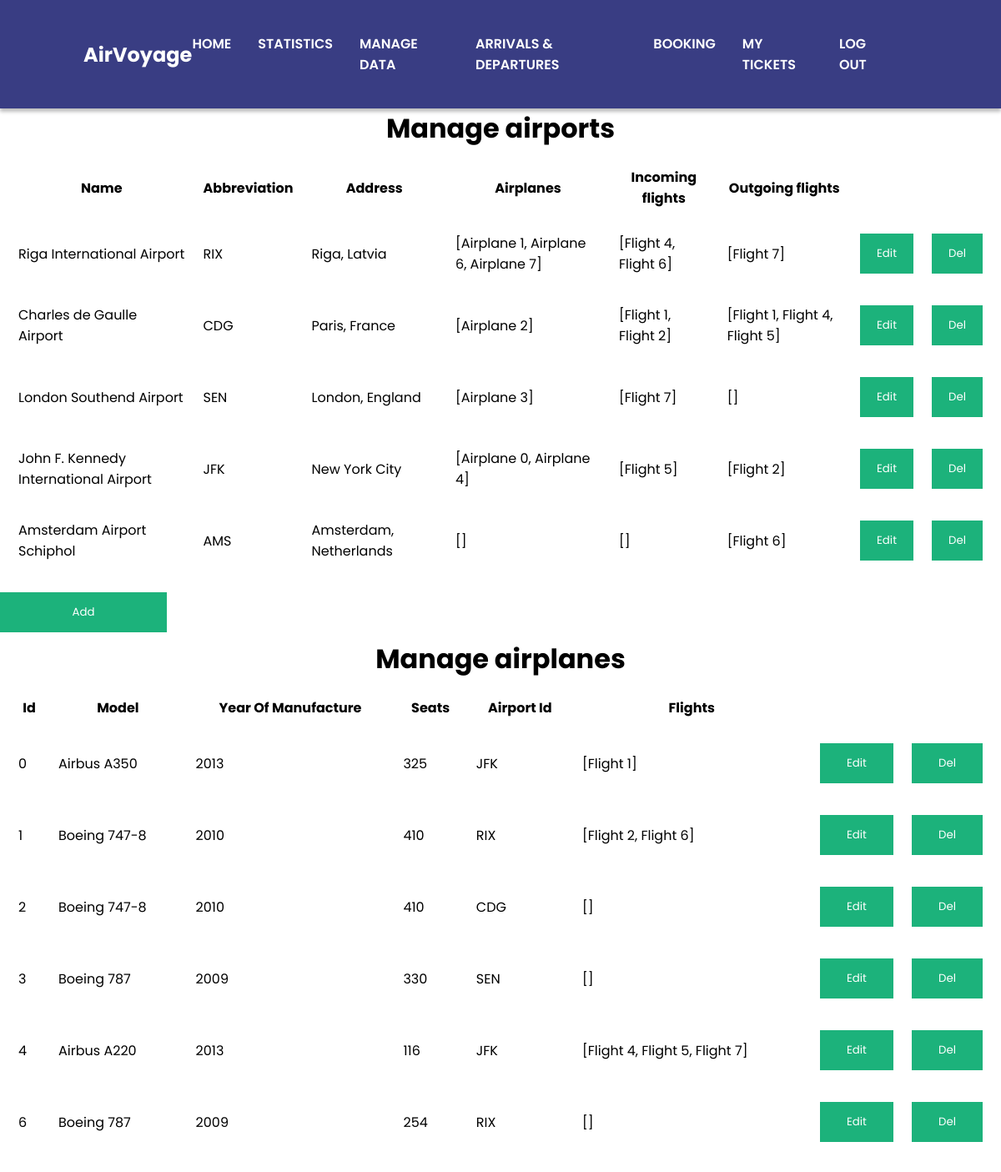
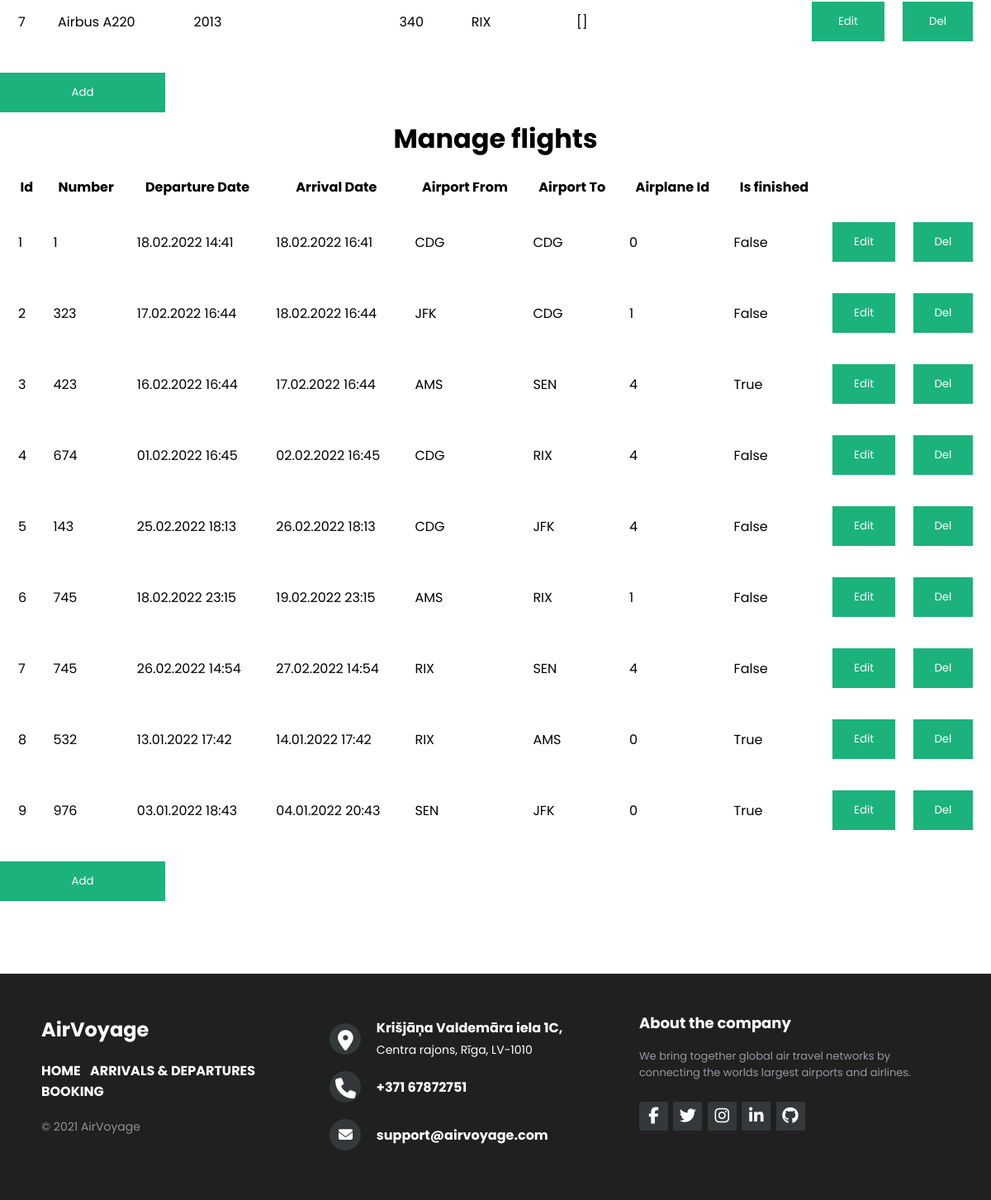
Before: /data (signed in) with the older database file (2 pictures, top to bottom).
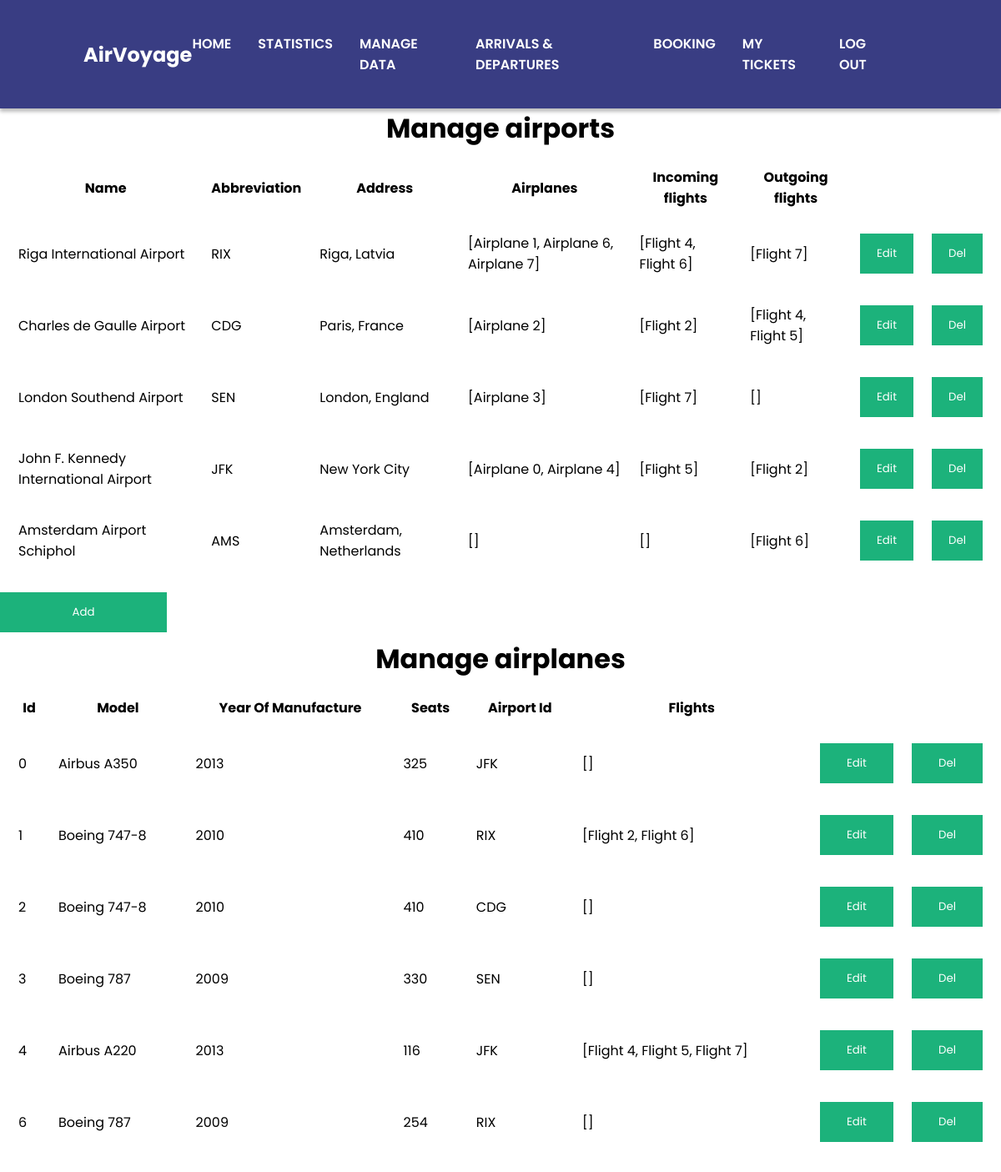
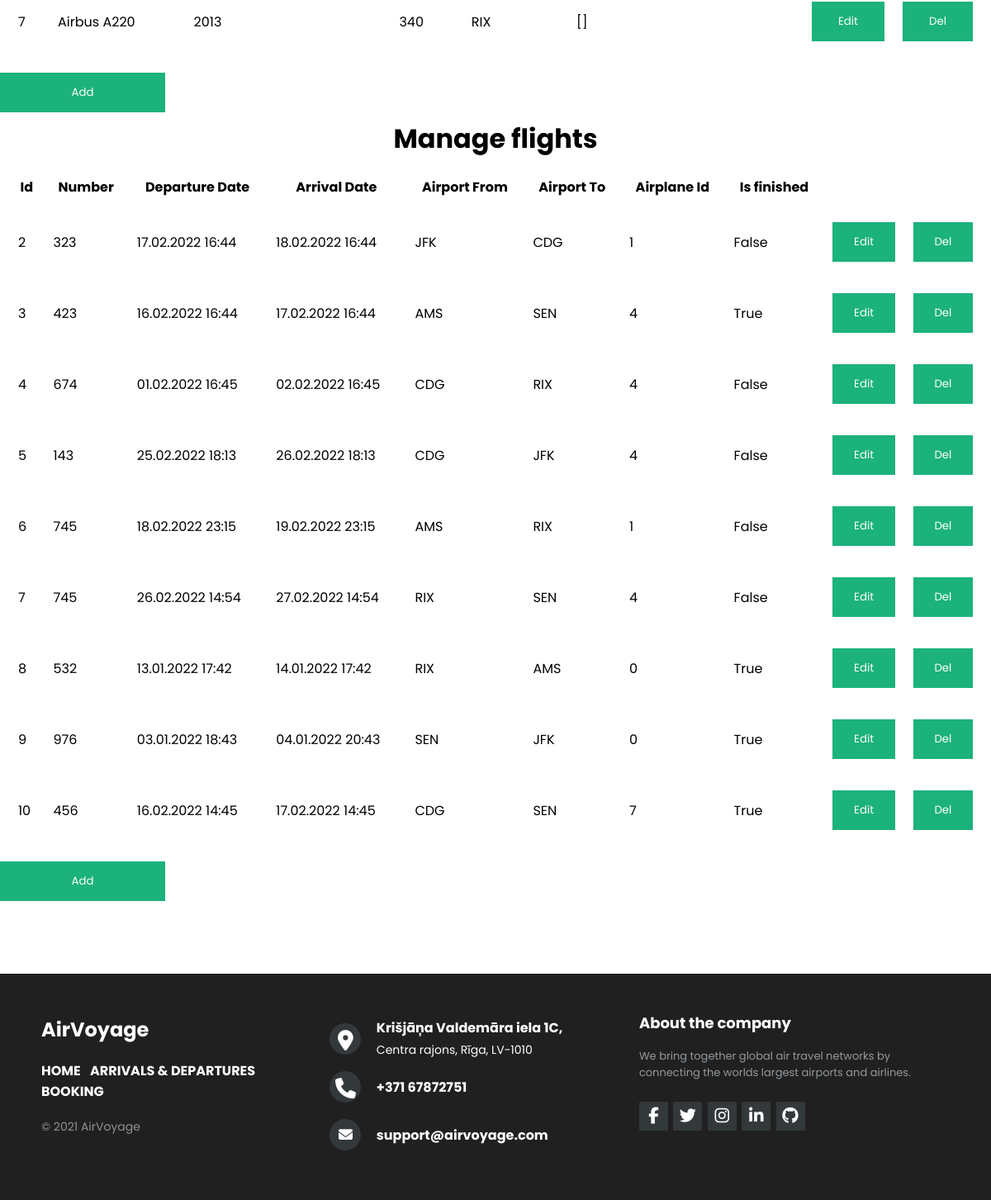
After: the same page with the newer database file (2 pictures, top to bottom).
### AirVoyage/models.py (models this page shows, shortened)
class Airport(db.Model):
  name = db.Column(db.String(150))
  abbreviation = db.Column(db.String(3), primary_key=True)
  address = db.Column(db.String(150))
  airplanes = db.relationship("Airplane")
  incomingFlights = db.relationship("Flight", primaryjoin="and_(Airport.abbreviation==Flight.airportToId, Flight.isFinished==False)", backref='airportTo')
  outgoingFlights = db.relationship("Flight", primaryjoin="and_(Airport.abbreviation==Flight.airportFromId, Flight.isFinished==False)", backref='airportFrom')

class Airplane(db.Model):
  id = db.Column(db.Integer, primary_key=True)
  model = db.Column(db.String(150))
  yearOfManufacture = db.Column(db.Integer)
  seats = db.Column(db.Integer)
  airportId = db.Column(db.Integer, db.ForeignKey('airport.abbreviation'));
  flights = db.relationship("Flight", primaryjoin="and_(Airplane.id==Flight.airplaneId, Flight.isFinished==False)", backref='airplane')
  def __repr__(self):
    return f'Airplane {self.id}'

class Flight(db.Model):
  id = db.Column(db.Integer, primary_key=True)
  number = db.Column(db.Integer)
  departureDate = db.Column(db.DateTime)
  arrivalDate = db.Column(db.DateTime)
  airportFromId = db.Column(db.String(150), db.ForeignKey('airport.abbreviation'))
  airportToId = db.Column(db.String(150), db.ForeignKey('airport.abbreviation'))
  airplaneId = db.Column(db.Integer, db.ForeignKey('airplane.id'))
  tickets = db.relationship("Ticket", backref='flight')
  isFinished = db.Column(db.Boolean, default=False)
  def __repr__(self):
    return f'Flight {self.id}'

### AirVoyage/views.py (the view)
@views.route("data", methods=["GET", "POST"])
@flask_login.login_required
def data():
  if not isAdmin(flask_login.current_user):
    return 'permissionDenied'
  if request.method == 'POST':
    action = request.form.get('action')
    tableName = request.form.get('table')
    key = request.form.get('key')
    fieldName = request.form.get('field')
    value = request.form.get('value')
    entry = None
    if action == 'delete':
      if tableName == 'airports':
        models.Airport.query.filter_by(abbreviation = key).delete()
      elif tableName == 'airplanes':
        models.Airplane.query.filter_by(id = int(key)).delete()
      elif tableName == 'flights':
        models.Flight.query.filter_by(id = int(key)).delete()
      db.session.commit()
      return 'success'
    elif action == 'editRow':
      fieldCount = int(request.form.get('fieldCount'))
      if tableName == 'airports':
        entry = models.Airport.query.get(key)
      elif tableName == 'airplanes':
        entry = models.Airplane.query.get(int(key))
      elif tableName == 'flights':
        entry = models.Flight.query.get(int(key))
      try:
        for i in range(fieldCount):
          fieldName = request.form.get(f'fieldName{i}')
          value = request.form.get(f'value{i}')
          setattr(entry, fieldName, value)
          db.session.commit()
      except AssertionError as e:
        return str(e)
      except:
        return 'error'
      return 'success'
    elif action == 'addRow':
      fieldCount = int(request.form.get('fieldCount'))
      try:
        values = {}
        for i in range(fieldCount):
          values[request.form.get(f'fieldName{i}')] = request.form.get(f'value{i}')
        if tableName == 'airports':
          db.session.add(models.Airport(**values))
        elif tableName == 'airplanes':
          db.session.add(models.Airplane(**values))
        elif tableName == 'flights':
          db.session.add(models.Flight(**values))
        db.session.commit()
      except AssertionError as e:
        return str(e)
      except ValueError as e:
        print(str(e))
      return 'success'
    else:
      return 'fail'
  else:
    return render_template(
      "data.html",
      isLoggedIn = flask_login.current_user.is_authenticated,
      isAdmin = isAdmin(flask_login.current_user),
      airports = models.Airport.query.all(),
      airplanes = models.Airplane.query.all(),
      flights = models.Flight.query.all())

### AirVoyage/__init__.py (called while the page is built)
def create_app():
    app = Flask(__name__)
    app.config['SECRET_KEY'] = 'CLASSIFIED TOP SECRET KEY'
    app.config['SQLALCHEMY_DATABASE_URI'] = f'sqlite:///{DB_NAME}'
    db.init_app(app)
    from .views import views
    from .auth import auth
    app.register_blueprint(views, url_prefix='/')
    app.register_blueprint(auth, url_prefix='/')
    from .models import User
    create_database(app)
    login_manager = LoginManager()
    login_manager.login_view = 'auth.login'
    login_manager.init_app(app)
    @login_manager.user_loader
    def load_user(id):
        return User.query.get(int(id))
    return app

### AirVoyage/views.py (called while the page is built)
def isAdmin(user):
  admins = ['admin@admin.admin']
  if user.is_authenticated and user.email in admins:
    return True
  else:
    return False

### AirVoyage/templates/data.html (shortened to what this page needs)
<!DOCTYPE html>
<html lang="en">
<head>
    <link rel="stylesheet" href="../static/css/signUp.css">
    <link rel="stylesheet" href="../static/css/data.css">
    <link rel="stylesheet" href="../static/css/styles.css">
</head>
<body>
  {% include "header.html" %}
  <div>
    <h1>Manage airports</h1>
    <table name="airports">
      <tr>
        <th>Name</th>
        <th>Abbreviation</th>
        <th>Address</th>
        <th>Airplanes</th>
        <th>Incoming flights</th>
        <th>Outgoing flights</th>
      </tr>
      {% for airport in airports %}
      <tr>
        <td>{{ airport.name }}</td>
        <td>{{ airport.abbreviation }}</td>
        <td>{{ airport.address }}</td>
        <td>{{ airport.airplanes }}</td>
        <td>{{ airport.incomingFlights }}</td>
        <td>{{ airport.outgoingFlights }}</td>
        <td><button class='edit'>Edit</button> </td>
        <td><button class='delete'>Del</button> </td>
      </tr>
      {% endfor %}
    </table>
    <button class='addRow'>Add</button>
  </div>
  <div>
    <h1>Manage airplanes</h1>
    <table name="airplanes">
      <tr>
        <th>Id</th>
        <th>Model</th>
        <th>Year Of Manufacture</th>
        <th>Seats</th>
        <th>Airport Id</th>
        <th>Flights</th>
      </tr>
      {% for airplane in airplanes %}
      <tr>
        <td>{{ airplane.id }}</td>
        <td>{{ airplane.model }}</td>
        <td>{{ airplane.yearOfManufacture }}</td>
        <td>{{ airplane.seats }}</td>
        <td>{{ airplane.airportId }}</td>
        <td>{{ airplane.flights }}</td>
        <td><button class='edit'>Edit</button> </td>
        <td><button class='delete'>Del</button> </td>
      </tr>
      {% endfor %}
    </table>
    <button class='addRow'>Add</button>
  </div>
  <div>
    <h1>Manage flights</h1>
    <table name="flights">
      <tr>
        <th>Id</th>
        <th>Number</th>
        <th>Departure Date</th>
        <th>Arrival Date</th>
        <th>Airport From</th>
        <th>Airport To</th>
        <th>Airplane Id</th>
        <th>Is finished</th>
      </tr>
      {% for flight in flights %}
      <tr>
        <td>{{ flight.id }}</td>
        <td>{{ flight.number }}</td>
        <td>{{ flight.departureDate.strftime('%d.%m.%Y %H:%M') }}</td>
        <td>{{ flight.arrivalDate.strftime('%d.%m.%Y %H:%M') }}</td>
        <td>{{ flight.airportFromId }}</td>
        <td>{{ flight.airportToId }}</td>
        <td>{{ flight.airplaneId }}</td>
        <td>{% if flight.isFinished %}True{% else %}False{%endif%}</td>
        <td><button class='edit'>Edit</button> </td>
        <td><button class='delete'>Del</button> </td>
      </tr>
      {% endfor %}
    </table>
    <button class='addRow'>Add</button>
  </div>
  {% include "footer.html" %}
</body>
</html>

Changed rows visible on the page:
removed Flight: id "1", number "1", departureDate "18.02.2022 14:41", arrivalDate "18.02.2022 16:41", airportFromId "CDG", airportToId "CDG", airplaneId "0", isFinished "False"
computed for Airport "Charles de Gaulle Airport": incomingFlights "[Flight 1, Flight 2]" → "[Flight 2]"; outgoingFlights "[Flight 1, Flight 4, Flight 5]" → "[Flight 4, Flight 5]"
computed for Airplane "Airbus A350": flights "[Flight 1]" → "[]"
added Flight: id "10", number "456", departureDate "16.02.2022 14:45", arrivalDate "17.02.2022 14:45", airportFromId "CDG", airportToId "SEN", airplaneId "7", isFinished "True"
